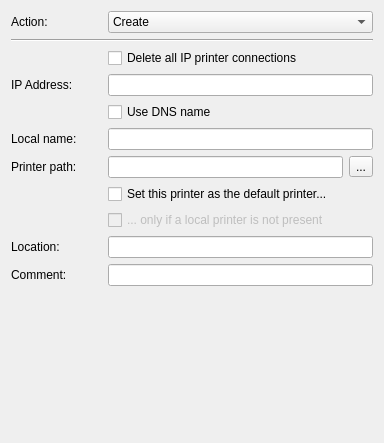
<?xml version="1.0" encoding="UTF-8"?>
<ui version="4.0">
 <class>TcpPrinterGeneralWidget</class>
 <widget class="QWidget" name="TcpPrinterGeneralWidget">
  <property name="geometry">
   <rect>
    <x>0</x>
    <y>0</y>
    <width>384</width>
    <height>443</height>
   </rect>
  </property>
  <property name="sizePolicy">
   <sizepolicy hsizetype="Preferred" vsizetype="Preferred">
    <horstretch>38</horstretch>
    <verstretch>44</verstretch>
   </sizepolicy>
  </property>
  <property name="windowTitle">
   <string>Form</string>
  </property>
  <layout class="QGridLayout" name="gridLayout">
   <item row="1" column="0" colspan="4">
    <widget class="Line" name="line">
     <property name="font">
      <font>
       <family>Sans Serif</family>
       <pointsize>9</pointsize>
      </font>
     </property>
     <property name="orientation">
      <enum>Qt::Horizontal</enum>
     </property>
    </widget>
   </item>
   <item row="2" column="1" colspan="3">
    <widget class="QCheckBox" name="deleteCheckBox">
     <property name="sizePolicy">
      <sizepolicy hsizetype="Preferred" vsizetype="Fixed">
       <horstretch>0</horstretch>
       <verstretch>0</verstretch>
      </sizepolicy>
     </property>
     <property name="text">
      <string>Delete all IP printer connections</string>
     </property>
    </widget>
   </item>
   <item row="3" column="0">
    <widget class="QLabel" name="ipaddressLabel">
     <property name="sizePolicy">
      <sizepolicy hsizetype="Fixed" vsizetype="Preferred">
       <horstretch>0</horstretch>
       <verstretch>0</verstretch>
      </sizepolicy>
     </property>
     <property name="text">
      <string>IP Address:</string>
     </property>
     <property name="buddy">
      <cstring>ipaddressLineEdit</cstring>
     </property>
    </widget>
   </item>
   <item row="5" column="0">
    <widget class="QLabel" name="localNameLabel">
     <property name="sizePolicy">
      <sizepolicy hsizetype="Fixed" vsizetype="Preferred">
       <horstretch>0</horstretch>
       <verstretch>0</verstretch>
      </sizepolicy>
     </property>
     <property name="text">
      <string>Local name:</string>
     </property>
    </widget>
   </item>
   <item row="6" column="0">
    <widget class="QLabel" name="pathLabel">
     <property name="sizePolicy">
      <sizepolicy hsizetype="Fixed" vsizetype="Preferred">
       <horstretch>0</horstretch>
       <verstretch>0</verstretch>
      </sizepolicy>
     </property>
     <property name="minimumSize">
      <size>
       <width>91</width>
       <height>0</height>
      </size>
     </property>
     <property name="text">
      <string>Printer path:</string>
     </property>
     <property name="buddy">
      <cstring>pathLineEdit</cstring>
     </property>
    </widget>
   </item>
   <item row="6" column="3">
    <widget class="QToolButton" name="sharedPathToolButton">
     <property name="text">
      <string>...</string>
     </property>
    </widget>
   </item>
   <item row="7" column="1" colspan="3">
    <widget class="QCheckBox" name="defaultCheckBox">
     <property name="sizePolicy">
      <sizepolicy hsizetype="Maximum" vsizetype="Fixed">
       <horstretch>0</horstretch>
       <verstretch>0</verstretch>
      </sizepolicy>
     </property>
     <property name="text">
      <string>Set this printer as the default printer...</string>
     </property>
    </widget>
   </item>
   <item row="8" column="1" colspan="3">
    <widget class="QCheckBox" name="skipLocalCheckBox">
     <property name="enabled">
      <bool>false</bool>
     </property>
     <property name="sizePolicy">
      <sizepolicy hsizetype="Maximum" vsizetype="Fixed">
       <horstretch>0</horstretch>
       <verstretch>0</verstretch>
      </sizepolicy>
     </property>
     <property name="text">
      <string>... only if a local printer is not present</string>
     </property>
    </widget>
   </item>
   <item row="9" column="0">
    <widget class="QLabel" name="locationLabel">
     <property name="text">
      <string>Location:</string>
     </property>
     <property name="buddy">
      <cstring>locationLineEdit</cstring>
     </property>
    </widget>
   </item>
   <item row="10" column="0">
    <widget class="QLabel" name="commentLabel">
     <property name="text">
      <string>Comment:</string>
     </property>
     <property name="buddy">
      <cstring>commentLineEdit</cstring>
     </property>
    </widget>
   </item>
   <item row="11" column="0" colspan="4">
    <spacer name="verticalSpacer">
     <property name="orientation">
      <enum>Qt::Vertical</enum>
     </property>
     <property name="sizeHint" stdset="0">
      <size>
       <width>20</width>
       <height>40</height>
      </size>
     </property>
    </spacer>
   </item>
   <item row="9" column="1" colspan="3">
    <widget class="QLineEdit" name="locationLineEdit"/>
   </item>
   <item row="10" column="1" colspan="3">
    <widget class="QLineEdit" name="commentLineEdit"/>
   </item>
   <item row="6" column="1" colspan="2">
    <widget class="QLineEdit" name="pathLineEdit">
     <property name="sizePolicy">
      <sizepolicy hsizetype="Expanding" vsizetype="Preferred">
       <horstretch>0</horstretch>
       <verstretch>0</verstretch>
      </sizepolicy>
     </property>
    </widget>
   </item>
   <item row="5" column="1" colspan="3">
    <widget class="QLineEdit" name="localNameLineEdit"/>
   </item>
   <item row="3" column="1" colspan="3">
    <widget class="QLineEdit" name="ipaddressLineEdit">
     <property name="text">
      <string/>
     </property>
    </widget>
   </item>
   <item row="4" column="1" colspan="2">
    <widget class="QCheckBox" name="usednsCheckBox">
     <property name="text">
      <string>Use DNS name</string>
     </property>
    </widget>
   </item>
   <item row="0" column="0" colspan="4">
    <layout class="QHBoxLayout" name="horizontalLayout_4">
     <item>
      <widget class="QLabel" name="actionLabel">
       <property name="sizePolicy">
        <sizepolicy hsizetype="Fixed" vsizetype="Preferred">
         <horstretch>0</horstretch>
         <verstretch>0</verstretch>
        </sizepolicy>
       </property>
       <property name="minimumSize">
        <size>
         <width>91</width>
         <height>0</height>
        </size>
       </property>
       <property name="text">
        <string>Action:</string>
       </property>
       <property name="buddy">
        <cstring>actionComboBox</cstring>
       </property>
      </widget>
     </item>
     <item>
      <widget class="QComboBox" name="actionComboBox">
       <property name="currentText">
        <string>Create</string>
       </property>
       <item>
        <property name="text">
         <string>Create</string>
        </property>
       </item>
       <item>
        <property name="text">
         <string>Replace</string>
        </property>
       </item>
       <item>
        <property name="text">
         <string>Update</string>
        </property>
       </item>
       <item>
        <property name="text">
         <string>Delete</string>
        </property>
       </item>
      </widget>
     </item>
    </layout>
   </item>
  </layout>
 </widget>
 <tabstops>
  <tabstop>actionComboBox</tabstop>
  <tabstop>deleteCheckBox</tabstop>
  <tabstop>ipaddressLineEdit</tabstop>
  <tabstop>usednsCheckBox</tabstop>
  <tabstop>localNameLineEdit</tabstop>
  <tabstop>pathLineEdit</tabstop>
  <tabstop>sharedPathToolButton</tabstop>
  <tabstop>defaultCheckBox</tabstop>
  <tabstop>skipLocalCheckBox</tabstop>
  <tabstop>locationLineEdit</tabstop>
  <tabstop>commentLineEdit</tabstop>
 </tabstops>
 <resources/>
 <connections>
  <connection>
   <sender>defaultCheckBox</sender>
   <signal>toggled(bool)</signal>
   <receiver>skipLocalCheckBox</receiver>
   <slot>setEnabled(bool)</slot>
   <hints>
    <hint type="sourcelabel">
     <x>328</x>
     <y>224</y>
    </hint>
    <hint type="destinationlabel">
     <x>328</x>
     <y>253</y>
    </hint>
   </hints>
  </connection>
 </connections>
</ui>
